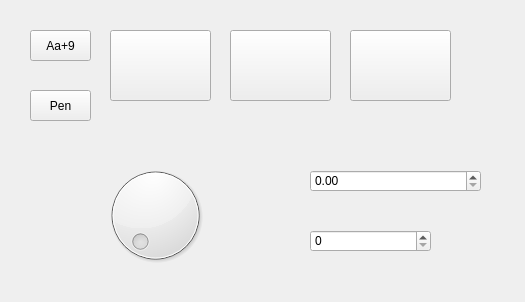
<?xml version="1.0" encoding="UTF-8"?>
<ui version="4.0">
 <class>MainWindow</class>
 <widget class="QWidget" name="MainWindow">
  <property name="geometry">
   <rect>
    <x>0</x>
    <y>0</y>
    <width>525</width>
    <height>302</height>
   </rect>
  </property>
  <property name="windowTitle">
   <string>Buttons Example</string>
  </property>
  <widget class="QSint::QFontButton" name="FontButton">
   <property name="geometry">
    <rect>
     <x>30</x>
     <y>30</y>
     <width>61</width>
     <height>31</height>
    </rect>
   </property>
   <property name="text">
    <string>Aa+9</string>
   </property>
  </widget>
  <widget class="QSint::QPenButton" name="PenButton">
   <property name="geometry">
    <rect>
     <x>30</x>
     <y>90</y>
     <width>61</width>
     <height>31</height>
    </rect>
   </property>
   <property name="text">
    <string>Pen</string>
   </property>
  </widget>
  <widget class="QSint::SplitButton" name="SplitButton">
   <property name="geometry">
    <rect>
     <x>110</x>
     <y>30</y>
     <width>101</width>
     <height>71</height>
    </rect>
   </property>
  </widget>
  <widget class="QSint::SplitButton" name="SplitButton_2">
   <property name="geometry">
    <rect>
     <x>230</x>
     <y>30</y>
     <width>101</width>
     <height>71</height>
    </rect>
   </property>
  </widget>
  <widget class="QSint::SplitButton" name="SplitButton_3">
   <property name="geometry">
    <rect>
     <x>350</x>
     <y>30</y>
     <width>101</width>
     <height>71</height>
    </rect>
   </property>
  </widget>
  <widget class="QSint::Dial" name="dial">
   <property name="geometry">
    <rect>
     <x>100</x>
     <y>160</y>
     <width>111</width>
     <height>111</height>
    </rect>
   </property>
   <property name="font">
    <font>
     <pointsize>12</pointsize>
     <weight>75</weight>
     <italic>true</italic>
     <bold>true</bold>
    </font>
   </property>
   <property name="Suffix" stdset="0">
    <string>%</string>
   </property>
  </widget>
  <widget class="QSint::DoubleSpinComboBox" name="doubleSpinBox">
   <property name="geometry">
    <rect>
     <x>310</x>
     <y>170</y>
     <width>171</width>
     <height>22</height>
    </rect>
   </property>
  </widget>
  <widget class="QSint::SpinComboBox" name="spinBox">
   <property name="geometry">
    <rect>
     <x>310</x>
     <y>230</y>
     <width>121</width>
     <height>22</height>
    </rect>
   </property>
  </widget>
 </widget>
 <customwidgets>
  <customwidget>
   <class>QSint::QFontButton</class>
   <extends>QToolButton</extends>
   <header location="global">QSintWidgets</header>
  </customwidget>
  <customwidget>
   <class>QSint::QPenButton</class>
   <extends>QToolButton</extends>
   <header location="global">QSintWidgets</header>
  </customwidget>
  <customwidget>
   <class>QSint::SplitButton</class>
   <extends>QToolButton</extends>
   <header location="global">QSintWidgets</header>
  </customwidget>
  <customwidget>
   <class>QSint::Dial</class>
   <extends>QDial</extends>
   <header location="global">QSintWidgets</header>
  </customwidget>
  <customwidget>
   <class>QSint::DoubleSpinComboBox</class>
   <extends>QDoubleSpinBox</extends>
   <header location="global">QSintWidgets</header>
  </customwidget>
  <customwidget>
   <class>QSint::SpinComboBox</class>
   <extends>QSpinBox</extends>
   <header location="global">QSintWidgets</header>
  </customwidget>
 </customwidgets>
 <resources/>
 <connections/>
</ui>
